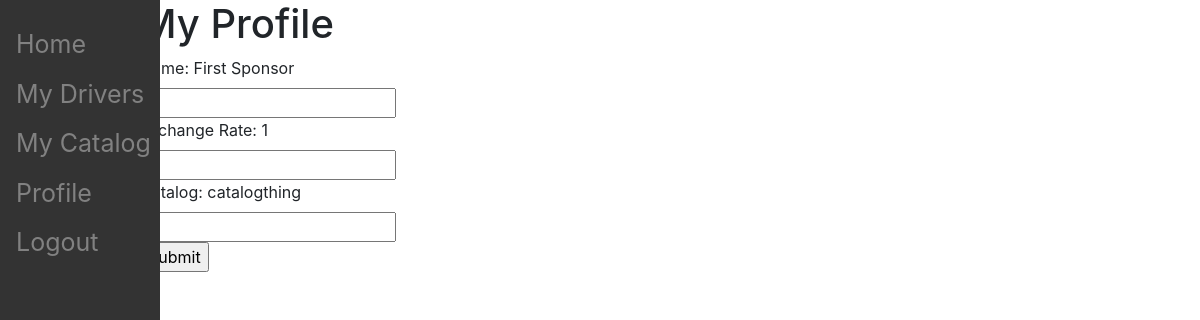
Page /admins/profile (signed in) on the earlier database version.
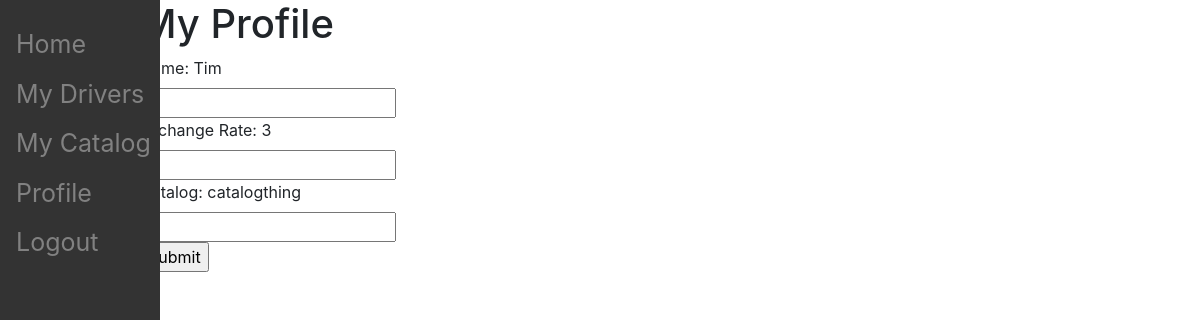
Same page on the later database version.
### sponsor_app/models.py (models this page shows)
class Sponsor(models.Model):
  user = models.OneToOneField(CustomUser,on_delete=models.CASCADE)
  sponsor_name = models.CharField(max_length=20)
  exchange_rate = models.IntegerField(default=1)
  catalog = models.CharField(max_length=100)
  catalog_key = models.CharField(max_length=100)

### admin_app/views.py (the view)
# urls.py: path('profile',views.profile_page, name='profile'),
@login_required(login_url='/admins/login')
def profile_page(request):
    if request.method == 'POST':
        profile_data = request.POST.dict()
        if(len(profile_data.get("name"))>0):
            Drivers.objects.filter(user=request.user).update(sponsor_name=profile_data.get("sponsor_name"))
    sponsor = Sponsor.objects.get(user=request.user)
    return render(request = request, template_name = 'admin_app/profile.html', context={"sponsor":sponsor})

### admin_app/templates/admin_app/profile.html (shortened to what this page needs)
{% extends 'admin_app/base.html' %}
{% block content %}
<H1>My Profile</H1>
<form action="/admins/profile" method="post">
  <label for="sponsor_name">Name: {{sponsor.sponsor_name}}</label><br>
  <input type="text" id="sponsor_name" name="sponsor_name"><br>
  <label for="exchange_rate">Exchange Rate: {{sponsor.exchange_rate}}</label><br>
  <input type="number" id="exchange_rate" name="exchange_rate"><br>
  <label for="catalog">Catalog: {{sponsor.catalog}}</label><br>
  <input type="text" id="catalog" name="catalog"><br>
  <input type="submit" value="Submit">
</form>
{% endblock %}

Differences in the rows shown:
changed Sponsor "catalogthing": sponsor_name "First Sponsor" → "Tim"; exchange_rate "1" → "3"
